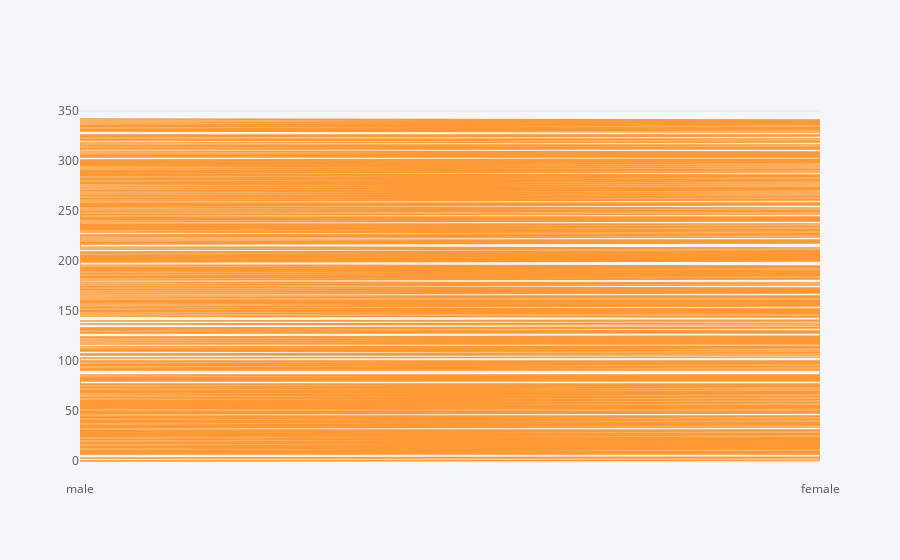

The notebook cell this image was saved under:
### Code cell
df2.iplot( kind = 'area', x = 'sex' ,y = 'survived')

### Figure 1 — Plotly figure (JSON) as saved in the notebook; plotly's stock layout.template omitted (floating-point values rounded to 4 significant figures; data arrays with more than 128 entries replaced by an {"elided": "..."} marker saying what was removed)
{"data": [{"line": {"color": "rgba(255, 153, 51, 1.0)", "dash": "solid", "shape": "linear", "width": 1.3}, "mode": "lines", "name": "survived", "text": "", "type": "scatter", "x": {"elided": "891 str values"}, "y": {"elided": "891 int values"}}], "layout": {"legend": {"bgcolor": "#F5F6F9", "font": {"color": "#4D5663"}}, "paper_bgcolor": "#F5F6F9", "plot_bgcolor": "#F5F6F9", "title": {"font": {"color": "#4D5663"}}, "xaxis": {"gridcolor": "#E1E5ED", "showgrid": true, "tickfont": {"color": "#4D5663"}, "title": {"font": {"color": "#4D5663"}, "text": ""}, "zerolinecolor": "#E1E5ED"}, "yaxis": {"gridcolor": "#E1E5ED", "showgrid": true, "tickfont": {"color": "#4D5663"}, "title": {"font": {"color": "#4D5663"}, "text": ""}, "zerolinecolor": "#E1E5ED"}}}
